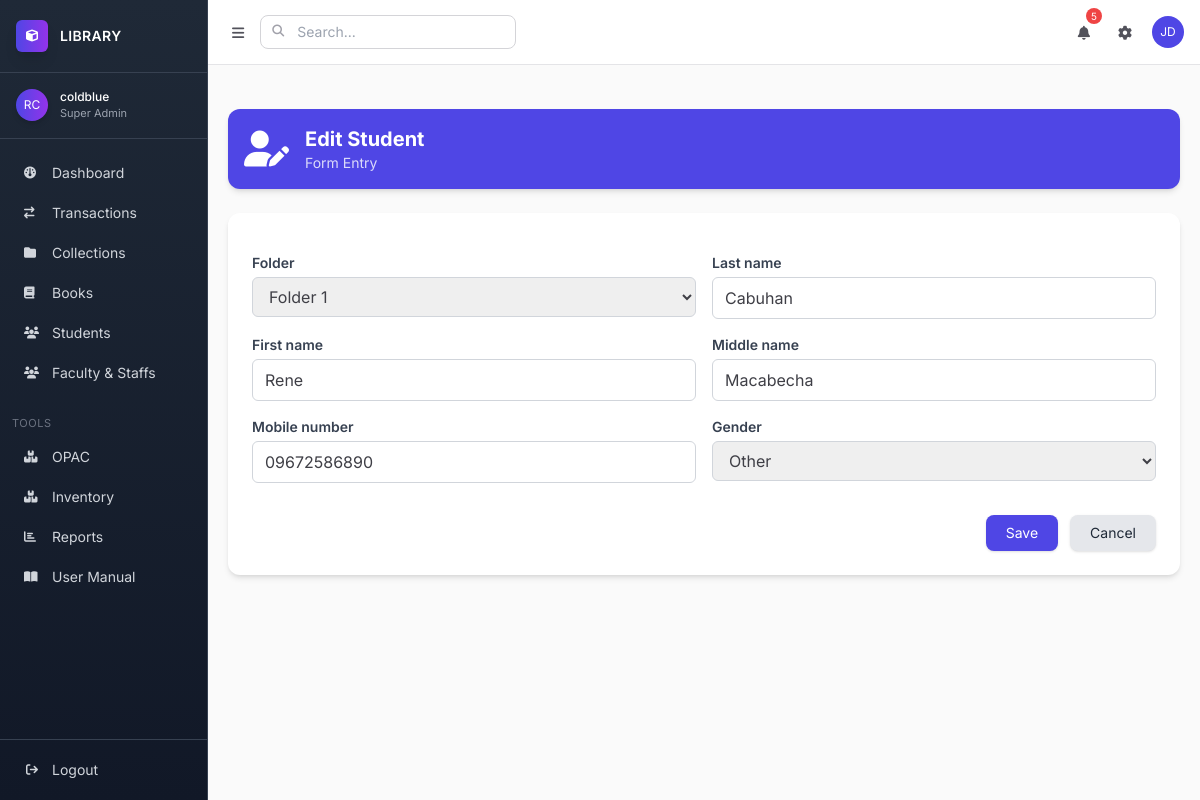
Before: /registrar/students/1/edit/ (signed in) with the older database file.
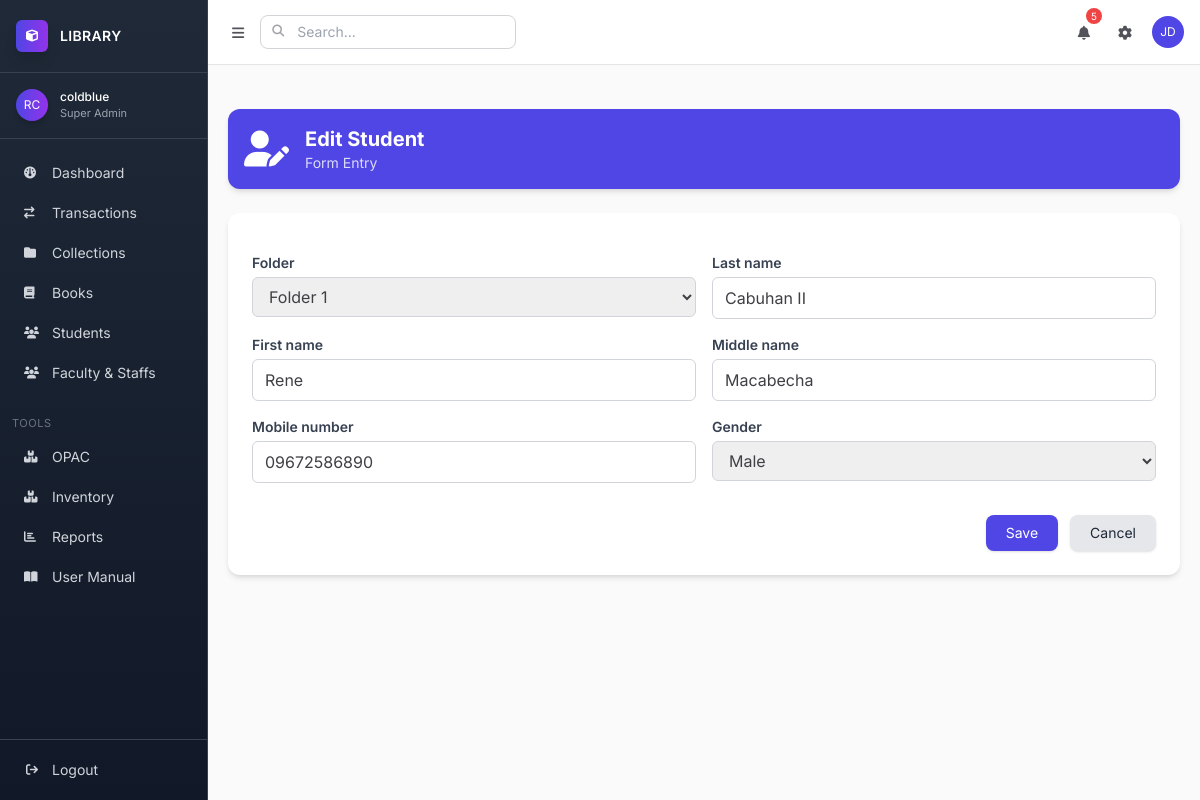
After: the same page with the newer database file.
### apps/app1/models.py (models this page shows, shortened)
class Student(models.Model):
    folder = models.ForeignKey(Folder, on_delete=models.SET_NULL, null=True, blank=True, related_name="students")
    last_name = models.CharField(max_length=150)
    first_name = models.CharField(max_length=150)
    middle_name = models.CharField(max_length=150, blank=True, null=True)
    mobile_number = models.CharField(max_length=20, blank=True, null=True)
    GENDER_CHOICES = [
        ('M', 'Male'),
        ('F', 'Female'),
        ('O', 'Other'),
    ]
    gender = models.CharField(max_length=1, choices=GENDER_CHOICES)

### apps/app1/views.py (the view)
# urls.py: path("students/<int:pk>/edit/", views.student_update, name="student_update"),
@login_required
def student_update(request, pk):
    student = get_object_or_404(Student, pk=pk)
    if request.method == "POST":
        form = StudentForm(request.POST, instance=student)
        if form.is_valid():
            form.save()
            return redirect("student_list")  # corrected
    else:
        form = StudentForm(instance=student)
    return render(request, "app1/student/student_form.html", {"form": form, "title": "Edit Student"})

### apps/app1/forms.py
class StudentForm(forms.ModelForm):
    class Meta:
        model = Student
        fields = "__all__"
        widgets = {
            'folder': forms.Select(attrs={
                'class': 'border border-gray-300 rounded-md px-3 py-2 w-full'
            }),
            'last_name': forms.TextInput(attrs={
                'class': 'border border-gray-300 rounded-md px-3 py-2 w-full'
            }),
            'first_name': forms.TextInput(attrs={
                'class': 'border border-gray-300 rounded-md px-3 py-2 w-full'
            }),
            'middle_name': forms.TextInput(attrs={
                'class': 'border border-gray-300 rounded-md px-3 py-2 w-full'
            }),
            'mobile_number': forms.TextInput(attrs={
                'class': 'border border-gray-300 rounded-md px-3 py-2 w-full'
            }),
            'gender': forms.Select(attrs={
                'class': 'border border-gray-300 rounded-md px-3 py-2 w-full'
            }),
        }

### apps/app1/models.py (called while the page is built)
    def __str__(self):
        return self.folder_name

### templates/app1/student/student_form.html (shortened to what this page needs)
{% extends 'base.html' %}
{% block content %}
<div class="flex items-center p-4 my-6 text-white bg-indigo-600 rounded-xl shadow-md">
    <i class="fas fa-user-edit text-4xl mr-4"></i>
    <div>
        <h1 class="text-xl font-bold">{{ title }}</h1>
        <p class="text-sm opacity-80">Form Entry</p>
    </div>
</div>
<div class="my-6 bg-white rounded-xl shadow-md p-6">
    <form method="POST" class="space-y-4">
        <div class="grid grid-cols-1 md:grid-cols-2 gap-4">
            {% for field in form %}
            <div>
                <label for="{{ field.id_for_label }}" class="block text-sm font-semibold text-gray-700 mb-1">
                    {{ field.label }}
                </label>
                {{ field }}
            </div>
            {% endfor %}
        </div>
        <div class="flex justify-end gap-3 pt-4">
            <button type="submit"
                class="px-5 py-2 bg-indigo-600 hover:bg-indigo-700 text-white rounded-lg shadow text-sm">
                Save
            </button>
            <a href="{% url 'student_list' %}"
                class="px-5 py-2 bg-gray-200 hover:bg-gray-300 text-gray-800 rounded-lg shadow text-sm">
                Cancel
            </a>
        </div>
    </form>
</div>
{% endblock %}

Changed rows visible on the page:
changed Student "Folder 1": last_name "Cabuhan" → "Cabuhan II"; gender "Other" → "Male"
